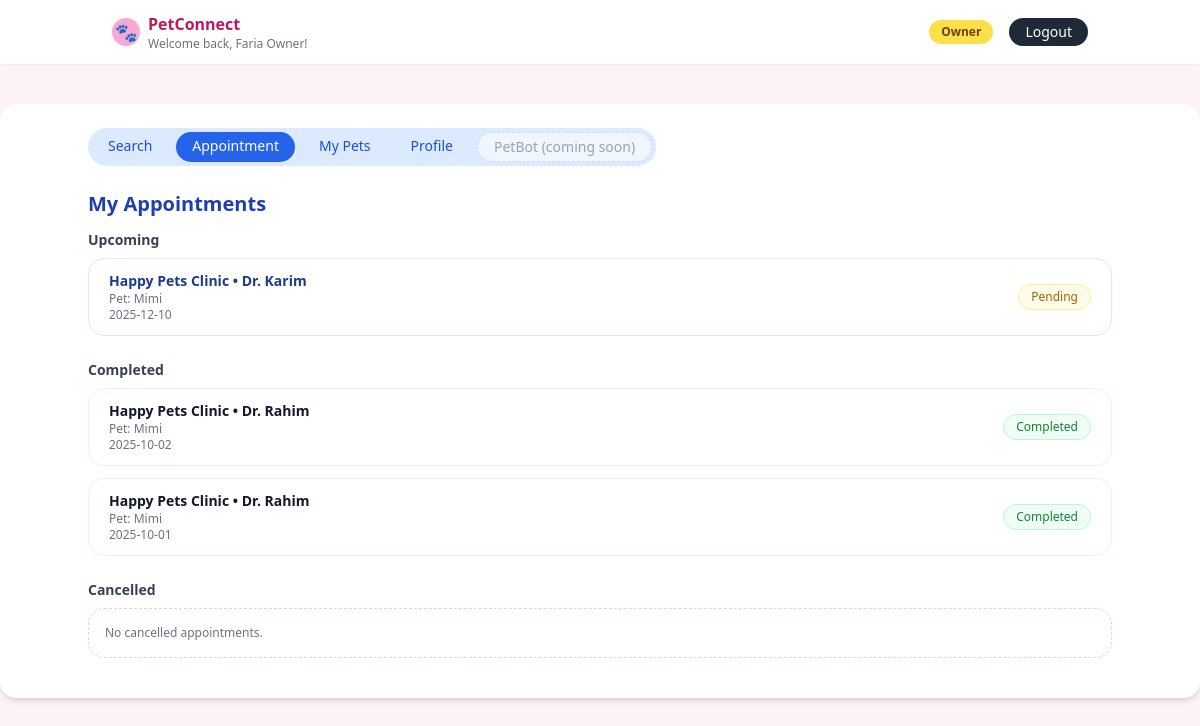
Page /owner/appointments (signed in) on the committed database.
### tables this page shows
CREATE TABLE owners (
    id INTEGER PRIMARY KEY AUTOINCREMENT,
    user_id INTEGER NOT NULL UNIQUE,
    name TEXT NOT NULL,
    email TEXT NOT NULL,
    location TEXT NOT NULL DEFAULT '',
    password TEXT NOT NULL DEFAULT '',
    FOREIGN KEY (user_id) REFERENCES users(id)
);

CREATE TABLE appointments (
    id INTEGER PRIMARY KEY AUTOINCREMENT,
    pet_id INTEGER NOT NULL,
    doctor_id INTEGER NOT NULL,
    appointment_date DATETIME NOT NULL,
    status TEXT NOT NULL DEFAULT 'pending',
    rating INTEGER,        -- 1 to 5              
    FOREIGN KEY (pet_id) REFERENCES pets(id),
    FOREIGN KEY (doctor_id) REFERENCES doctors(id)
);

CREATE TABLE clinics (
    id INTEGER PRIMARY KEY AUTOINCREMENT,
    user_id INTEGER NOT NULL UNIQUE,
    name TEXT NOT NULL,
    license_number TEXT NOT NULL,
    email TEXT NOT NULL,
    contact_number TEXT NOT NULL,
    location TEXT NOT NULL,
    FOREIGN KEY (user_id) REFERENCES users(id)
);

CREATE TABLE doctors (
    id INTEGER PRIMARY KEY AUTOINCREMENT,
    clinic_id INTEGER NOT NULL,
    name TEXT NOT NULL,
    email TEXT NOT NULL,
    base_fee REAL NOT NULL,
    qualifications TEXT NOT NULL,
    rating REAL DEFAULT 0,
    weekly_schedule TEXT NOT NULL,
    FOREIGN KEY (clinic_id) REFERENCES clinics(id)
);

CREATE TABLE pets (
    id INTEGER PRIMARY KEY AUTOINCREMENT,
    owner_id INTEGER NOT NULL,
    name TEXT NOT NULL,
    age TEXT NOT NULL,
    animal_type TEXT NOT NULL,
    breed TEXT NOT NULL,
    gender TEXT NOT NULL,
    vaccination_status TEXT NOT NULL,
    FOREIGN KEY (owner_id) REFERENCES owners(id)
);

### app.py (the view)
@app.route("/owner/appointments")
def owner_appointments():
    guard = _require_owner()
    if guard:
        return guard
    conn = _get_conn()
    cur = conn.cursor()
    owner = _get_owner_for_current_user(conn)
    if not owner:
        conn.close()
        flash("Owner profile not found.", "danger")
        return redirect(url_for("owner_dashboard"))
    cur.execute(
        """
        SELECT
            a.*,
            d.name AS doctor_name,
            c.name AS clinic_name,
            c.location AS clinic_location,
            p.name AS pet_name
        FROM appointments a
        JOIN pets    p ON a.pet_id   = p.id
        JOIN owners  o ON p.owner_id = o.id
        JOIN doctors d ON a.doctor_id = d.id
        JOIN clinics c ON d.clinic_id = c.id
        WHERE o.id = ?
        ORDER BY a.appointment_date DESC
        """,
        (owner["id"],),
    )
    rows = cur.fetchall()
    conn.close()
    upcoming = []
    completed = []
    cancelled = []
    for r in rows:
        status = (r["status"] or "").lower()
        if status in ("completed", "done"):
            completed.append(r)
        elif status in ("cancelled", "canceled", "owner_cancelled", "clinic_cancelled"):
            cancelled.append(r)
        else:
            upcoming.append(r)
    return render_template(
        "owner_appointments.html",
        upcoming=upcoming,
        completed=completed,
        cancelled=cancelled,
    )

### app.py (called while the page is built)
def _get_conn():
    conn = sqlite3.connect(DB_PATH)
    conn.row_factory = sqlite3.Row
    return conn

def _require_owner():
    if not session.get("user_id") or session.get("role") != "owner":
        flash("Please log in as a pet owner to access this page.", "warning")
        return redirect(url_for("login"))
    return None

def _get_owner_for_current_user(conn):
    user_id = session.get("user_id")
    if not user_id:
        return None
    cur = conn.cursor()
    cur.execute("SELECT * FROM owners WHERE user_id = ?", (user_id,))
    return cur.fetchone()

### templates/owner_appointments.html
{% extends "base.html" %}
{% block content %}
<div class="max-w-5xl mx-auto">
  <div class="flex items-center justify-between mb-6">
    <div class="flex space-x-2 bg-blue-100 rounded-full px-1 py-1 text-sm">
      <a href="{{ url_for('owner_search') }}"
         class="px-4 py-1 rounded-full text-blue-700 hover:bg-blue-200">
        Search
      </a>
      <a href="{{ url_for('owner_appointments') }}"
         class="px-4 py-1 rounded-full bg-blue-600 text-white">
        Appointment
      </a>
      <a href="{{ url_for('owner_dashboard', tab='pets') }}"
         class="px-4 py-1 rounded-full text-blue-700 hover:bg-blue-200">
        My Pets
      </a>
      <a href="{{ url_for('owner_dashboard', tab='owner') }}"
         class="px-4 py-1 rounded-full text-blue-700 hover:bg-blue-200">
        Profile
      </a>
      <span class="px-4 py-1 rounded-full text-gray-400 bg-blue-50 border border-dashed border-blue-200">
        PetBot (coming soon)
      </span>
    </div>
  </div>
  <h2 class="text-xl font-semibold text-blue-800 mb-3">My Appointments</h2>
  <div class="mb-6">
    <h3 class="text-sm font-semibold text-gray-700 mb-2">Upcoming</h3>
    {% if upcoming %}
      <div class="space-y-3">
        {% for a in upcoming %}
          <div class="bg-white rounded-2xl border border-blue-100 px-5 py-3 flex justify-between items-center">
            <div>
              <p class="text-sm font-semibold text-blue-900">
                {{ a['clinic_name'] }} • {{ a['doctor_name'] }}
              </p>
              <p class="text-xs text-gray-500">
                Pet: {{ a['pet_name'] }}
              </p>
              <p class="text-xs text-gray-500">
                {{ a['appointment_date'] }}
              </p>
            </div>
            <span class="text-xs px-3 py-1 rounded-full bg-yellow-50 text-yellow-700 border border-yellow-200">
              {{ a['status']|capitalize }}
            </span>
          </div>
        {% endfor %}
      </div>
    {% else %}
      <div class="text-xs text-gray-500 bg-white rounded-2xl border border-dashed border-blue-200 p-4">
        You don’t have any upcoming appointments.
      </div>
    {% endif %}
  </div>
  <div class="mb-6">
    <h3 class="text-sm font-semibold text-gray-700 mb-2">Completed</h3>
    {% if completed %}
      <div class="space-y-3">
        {% for a in completed %}
          <div class="bg-white rounded-2xl border border-green-100 px-5 py-3 flex justify-between items-center">
            <div>
              <p class="text-sm font-semibold text-gray-900">
                {{ a['clinic_name'] }} • {{ a['doctor_name'] }}
              </p>
              <p class="text-xs text-gray-500">
                Pet: {{ a['pet_name'] }}
              </p>
              <p class="text-xs text-gray-500">
                {{ a['appointment_date'] }}
              </p>
            </div>
            <span class="text-xs px-3 py-1 rounded-full bg-green-50 text-green-700 border border-green-200">
              {{ a['status']|capitalize }}
            </span>
          </div>
        {% endfor %}
      </div>
    {% else %}
      <div class="text-xs text-gray-500 bg-white rounded-2xl border border-dashed border-green-200 p-4">
        No completed appointments yet.
      </div>
    {% endif %}
  </div>
  <div class="mb-4">
    <h3 class="text-sm font-semibold text-gray-700 mb-2">Cancelled</h3>
    {% if cancelled %}
      <div class="space-y-3">
        {% for a in cancelled %}
          <div class="bg-white rounded-2xl border border-red-100 px-5 py-3 flex justify-between items-center">
            <div>
              <p class="text-sm font-semibold text-gray-900">
                {{ a['clinic_name'] }} • {{ a['doctor_name'] }}
              </p>
              <p class="text-xs text-gray-500">
                Pet: {{ a['pet_name'] }}
              </p>
              <p class="text-xs text-gray-500">
                {{ a['appointment_date'] }}
              </p>
            </div>
            <span class="text-xs px-3 py-1 rounded-full bg-red-50 text-red-700 border border-red-200">
              {{ a['status']|capitalize }}
            </span>
          </div>
        {% endfor %}
      </div>
    {% else %}
      <div class="text-xs text-gray-500 bg-white rounded-2xl border border-dashed border-red-200 p-4">
        No cancelled appointments.
      </div>
    {% endif %}
  </div>
</div>
{% endblock %}

### templates/base.html (shortened to what this page needs)
<!DOCTYPE html>
<html lang="en">
<head>
  <script src="https://cdn.tailwindcss.com"></script>
</head>
<body class="bg-pink-50">
  <header class="bg-white shadow-sm">
    <div class="max-w-5xl mx-auto px-6 py-3 flex items-center justify-between">
      <div class="flex items-center space-x-2">
        <div class="w-7 h-7 rounded-full bg-pink-300 flex items-center justify-center">
          <span class="text-white text-lg">🐾</span>
        </div>
        <div>
          <p class="font-semibold text-pink-700">PetConnect</p>
          {% if session.get('user_name') %}
            <p class="text-xs text-gray-500">Welcome back, {{ session.get('user_name') }}!</p>
          {% endif %}
        </div>
      </div>
      <nav class="flex items-center space-x-4 text-sm">
        {% if session.get('user_id') %}
          <span class="px-3 py-1 rounded-full bg-yellow-300 text-xs font-semibold text-yellow-900">
            {{ session.get('role')|capitalize }}
          </span>
          <a href="{{ url_for('logout') }}"
             class="px-4 py-1 rounded-full bg-gray-800 text-white text-sm hover:bg-black transition">
            Logout
          </a>
        {% endif %}
      </nav>
    </div>
  </header>
  <main class="min-h-screen">
    <div class="max-w-7xl mx-auto mt-10">
      <div class="bg-white rounded-2xl shadow-md px-8 py-6">
        {% block content %}{% endblock %}
      </div>
    </div>
  </main>
</body>
</html>

### rows in the picture
owners: get "Faria Owner"
appointments: clinic_name "Happy Pets Clinic", doctor_name "Dr. Karim", pet_name "Mimi", appointment_date "2025-12-10", status "Pending"
appointments: clinic_name "Happy Pets Clinic", doctor_name "Dr. Rahim", pet_name "Mimi", appointment_date "2025-10-02", status "Completed"
appointments: clinic_name "Happy Pets Clinic", doctor_name "Dr. Rahim", pet_name "Mimi", appointment_date "2025-10-01", status "Completed"

### other values in the picture
{{ session.get('role')|capitalize }} "Owner"
